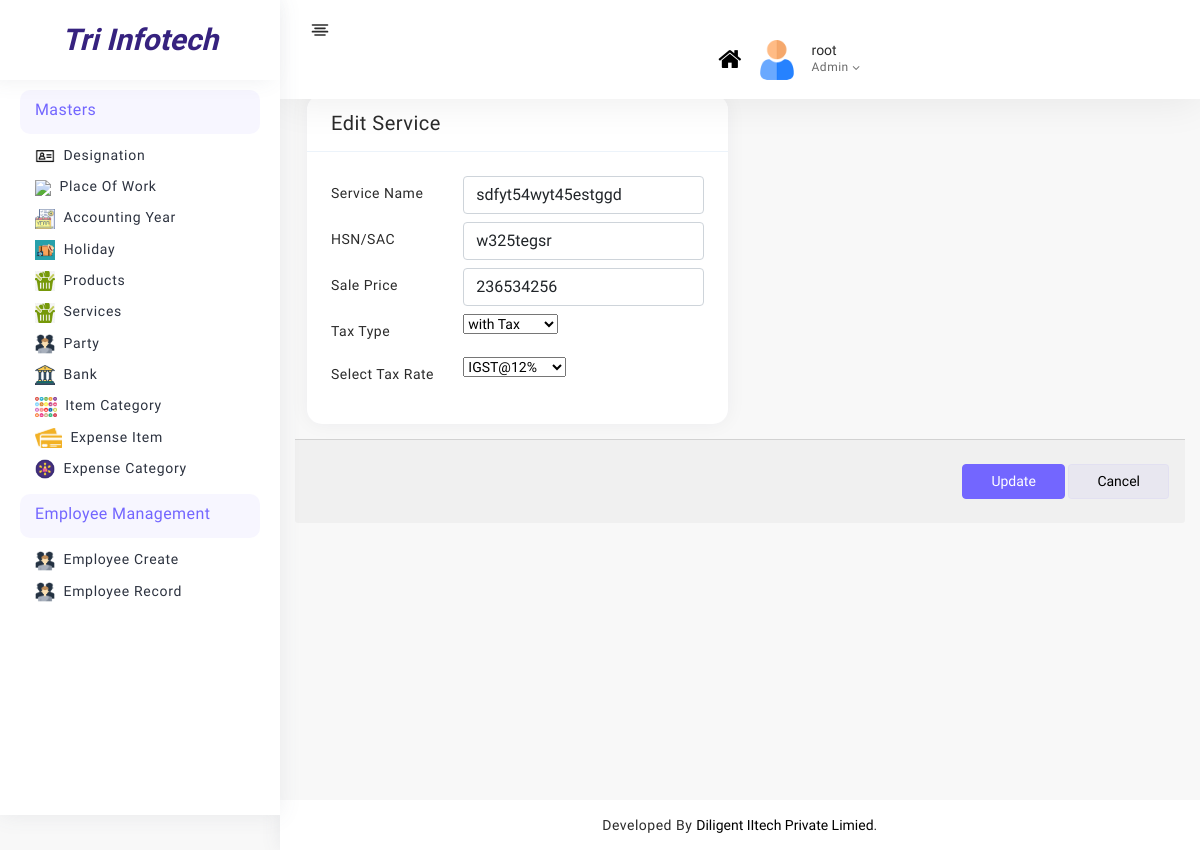
The page /admin_panel/service_edit/4 (signed in) on the database its author committed.
### admin_panel/models.py (models this page shows, shortened)
class Service(models.Model):
    taxTypes = (
            ('withTax','with Tax'),
            ('withoutTax','without Tax'),
        )
    name = models.CharField(max_length=100)
    hsn_code = models.CharField(max_length=100)
    sale_price = models.CharField(max_length=100)
    sale_price_type = models.CharField( choices=taxTypes,max_length=50)
    tax_rate = models.CharField(choices=gstStatic,max_length=20)

### admin_panel/views.py (the view)
# urls.py: path("service_edit/<int:id>",views.service_edit,name="service_edit"),
def service_edit(request,id):
    if request.user.is_staff:
        if request.method == "POST":
            data = request.POST
            sname = data["name"]
            hsn = data["hsn"]
            price = data["price"]
            tax_type = data["tax_type"]
            tax_rate = data["tax_rate"]
            p = Service.objects.get(pk=id)
            p.name = sname
            p.hsn_code = hsn
            p.sale_price = price
            p.sale_price_type = tax_type
            p.tax_rate = tax_rate
            p.save()
            return redirect("services")
        else:
            service = Service.objects.get(pk=id)
            print(service.name)
            gst = gstStatic
        return render(request,"masters/arp_items/service_edit.html",{"service":service,"gst":gst})
    else:
        return redirect("login")

### admin_panel/templates/masters/arp_items/service_edit.html (shortened to what this page needs)
{% extends 'base.html' %}
{% load static %}
{% block content %}
<div class="page-body">
   <form method="post">
   <div class="container-fluid">
      <div class="row">
         <div class="col-sm-12 col-md-6">
            <div class="card">
               <div class="card-header px-4 py-3">
                  <h5>Edit Service</h5>
               </div>
               <div class="card-body p-4 rs-py-10">
                  <div class="mb-2 row">
                     <label class="col-md-4 col-form-label rs-pb-0">Service Name</label>
                     <div class="col-md-8">
                        <div class="input-group">
                           <input class="form-control" type="text" name="name" value="{{ service.name }}" required minlength="2" maxlength="30">
                        </div>
                     </div>
                  </div>
                  <div class="mb-2 row">
                     <label class="col-md-4 col-form-label rs-pb-0">HSN/SAC</label>
                     <div class="col-md-8">
                        <div class="input-group">
                           <input class="form-control" type="text" name="hsn" value="{{ service.hsn_code }}" required>
                        </div>
                     </div>
                  </div>
                  <div class="mb-2 row">
                     <label class="col-md-4 col-form-label rs-pb-0">Sale Price</label>
                     <div class="col-md-8">
                        <div class="input-group">
                           <input class="form-control" type="number" name="price" value="{{ service.sale_price }}" required>
                        </div>
                     </div>
                  </div>
                  <div class="mb-2 row">
                     <label class="col-md-4 col-form-label rs-pb-0">Tax Type</label>
                     <div class="col-md-8">
                        <div class="input-group">
                        <select name="tax_type" id="tax_type">
                            {% for i,j in service.taxTypes %}
                                <option value="{{ i }}" {% if i == service.sale_price_type %}selected{% endif %}>{{ j }}</option>
                            {% endfor %}
                         </select>
                        </div>
                     </div>
                  </div>
                  <div class="mb-2 row">
                     <label class="col-md-4 col-form-label rs-pb-0">Select Tax Rate</label>
                     <div class="col-md-8">
                        <div class="input-group">
                        <select name="tax_rate" id="tax_rate">
                            {% for i,j in gst %}
                                <option value="{{ i }}"{% if service.tax_rate == i %}selected{% endif %}>{{ j }}</option>
                            {% endfor %}
                        </select>
                        </div>
                     </div>
                  </div>
               </div>
            </div>
         </div>
         <div class="card-footer text-end py-4 rs-py-10">
                        <div class="col-sm-9 offset-sm-3">
                           <button class="btn btn-primary" type="submit" data-bs-original-title="" title="">Update</button>
                           <input class="btn btn-light" type="reset" value="Cancel" data-bs-original-title="" title="">
                        </div>
                     </div>
            </div>
        </div>
      </div>
   </div>
</div>
{% endblock content %}

### admin_panel/templates/base.html (shortened to what this page needs)
{% load static %}
<!DOCTYPE html>
<html lang="en">
<head>
   <link rel="stylesheet" type="text/css" href="{% static 'css/font_awesome/css/font-awesome.min.css' %} ">
   <link rel="stylesheet" type="text/css" href="{% static 'css/scrollbar.css' %} ">
   <link rel="stylesheet" type="text/css" href="{% static 'css/bootstrap.css' %} ">
   <link rel="stylesheet" type="text/css" href="{% static 'css/style.css' %} ">
   <link rel="stylesheet" type="text/css" href="{% static 'css/my_css.css' %} ">
   <link rel="stylesheet" type="text/css" href="{% static 'css/responsive.css' %} ">
   <link rel="stylesheet" type="text/css" href="{% static 'css/my_responsive.css' %} ">
</head>
<body>
   <div class="page-wrapper null compact-wrapper" id="pageWrapper">
      <div class="page-header">
         <div class="header-wrapper row m-0">
            <div class="header-logo-wrapper col-auto p-0">
               <div class="toggle-sidebar" checked="checked">
               </div>
            </div>
            <div class="nav-right col-8 pull-right right-header p-0">
               <ul class="nav-menus">
                  <li>
                     <a href="{% url 'index' %}">
                        <div><i class="fa fa-home rs-f-20" style="font-size:25px;"> </i></div>
                     </a>
                  </li>
                  <li class="profile-nav onhover-dropdown p-0 me-0">
                     <div class="media profile-media">
                        <img class="b-r-10 img-40" src="{% static 'images/user.png' %} " alt="">
                        <div class="media-body">
                           <span>{{user.username}}</span>
                           <p class="mb-0 font-roboto">Admin <i class="middle fa fa-angle-down"></i></p>
                        </div>
                     </div>
                  </li>
               </ul>
            </div>
         </div>
      </div>
      <div class="page-body-wrapper">
         <div class="sidebar-wrapper">
            <div>
               <div class="logo-wrapper">
                  <a href="" data-bs-original-title="Tri Infotech" title=""
                     style="font-family: 'Bad Script', cursive;color:#36227f;font-weight: bold;font-size: 30px;font-style: italic;line-height: 60px;">Tri Infotech</a>
               </div>
               <nav class="sidebar-main">
                  <div>
                     <ul class="sidebar-links">
                        <div class="simplebar-wrapper" style="margin: 0px;">
                           <div class="simplebar-mask">
                              <div class="simplebar-offset" style="right: 0px; bottom: 0px;">
                                 <div class="simplebar-content-wrapper" style="height: 100%; overflow: hidden scroll;">
                                    <div class="simplebar-content" style="padding: 0px;">
                                       <li class="sidebar-main-title">
                                          <div>
                                             <h6>Masters</h6>
                                          </div>
                                       </li>
                                       <li>
                                          <a href="{% url 'designation' %} " data-bs-original-title="" class="d-block">
                                             <img src="{% static 'images/designation.png' %} "
                                                style="height:20px;margin-right:5px;">
                                             <span>Designation</span>
                                          </a>
                                       </li>
                                       <li>
                                          <a href="{% url 'place' %} " data-bs-original-title="" class="d-block">
                                             <img src="{% static 'images/place.png' %} "
                                                style="height:20px;margin-right:5px;">
                                             <span>Place of Work</span>
                                          </a>
                                       </li>
                                       <li>
                                          <a href="{% url 'accounting_year' %} " data-bs-original-title="" class="d-block">
                                             <img src="{% static 'images/financial_year.jpg' %} "
                                                style="height:20px;margin-right:5px;">
                                             <span>Accounting Year</span>
                                          </a>
                                       </li>
                                       <li>
                                          <a href="{% url 'holiday' %} " data-bs-original-title="" class="d-block">
                                             <img src="{% static 'images/holiday.jpg' %} "
                                                style="height:20px;margin-right:5px;">
                                             <span>Holiday</span>
                                          </a>
                                       </li>
                                       <li>
                                          <a href="{% url 'products' %} " data-bs-original-title="" class="d-block">
                                             <img src="{% static 'images/items.png' %} "
                                                style="height:20px;margin-right:5px;">
                                             <span>Products</span>
                                          </a>
                                       </li>
                                       <li>
                                          <a href="{% url 'services' %} " data-bs-original-title="" class="d-block">
                                             <img src="{% static 'images/items.png' %} "
                                                style="height:20px;margin-right:5px;">
                                             <span>Services</span>
                                          </a>
                                       </li>
                                       <li>
                                          <a href="{% url 'arp_party' %} " data-bs-original-title="" class="d-block">
                                             <img src="{% static 'images/people.png' %} "
                                                style="height:20px;margin-right:5px;">
                                             <span>Party</span>
                                          </a>
                                       </li>
                                       <li>
                                          <a href="{% url 'bank_list' %} " data-bs-original-title="" class="d-block">
                                             <img src="{% static 'images/bank.png' %} "
                                                style="height:20px;margin-right:5px;">
                                             <span>Bank</span>
                                          </a>
                                       </li>
                                       <li>
                                          <a href="{% url 'item_category' %}" data-bs-original-title="" class="d-block">
                                             <img src="{% static 'images/item_category.png' %} "
                                                style="height:20px;margin-right:5px;">
                                             <span>Item Category</span>
                                          </a>
                                       </li>
                                       <li>
                                          <a href="{% url 'expense_item' %}" data-bs-original-title="" class="d-block">
                                             <img src="{% static 'images/expense_item.png' %} "
                                                style="height:20px;margin-right:5px;">
                                             <span>Expense Item</span>
                                          </a>
                                       </li>
                                       <li>
                                          <a href="{% url 'expense_category' %}" data-bs-original-title=""
                                             class="d-block">
                                             <img src="{% static 'images/expense category.png' %} "
                                                style="height:20px;margin-right:5px;">
                                             <span>Expense Category</span>
                                          </a>
                                       </li>
                                       <li class="sidebar-main-title">
                                          <div>
                                             <h6>Employee Management</h6>
                                          </div>
                                       </li>
                                       <li>
                                          <a href="{% url 'create_emp' %}" data-bs-original-title=""
                                             class="d-block">
                                             <img src="{% static 'images/people.png' %} "
                                                style="height:20px;margin-right:5px;">
                                             <span>Employee Create</span>
                                          </a>
                                       </li>
                                       <li>
                                          <a href="{% url 'show_emp' %}" data-bs-original-title=""
                                             class="d-block">
                                             <img src="{% static 'images/people.png' %} "
                                                style="height:20px;margin-right:5px;">
                                             <span>Employee Record</span>
                                          </a>
                                       </li>
                                    </div>
                                 </div>
                              </div>
                           </div>
                        </div>
                     </ul>
                  </div>
               </nav>
            </div>
         </div>
         {% block content %}
         {% endblock content %}
         <footer class="footer">
            <div class="container-fluid">
               <div class="row">
                  <div class="col-md-12 footer-copyright text-center">
                     <p class="mb-0">Developed By <a href="">Diligent IItech Private
                           Limied</a>.</p>
                  </div>
               </div>
            </div>
         </footer>

### rows shown on the page
Service: name "sdfyt54wyt45estggd", hsn "w325tegsr", price "236534256", tax_type "with Tax", tax_rate "IGST@12%"

### other values the page prints
{{ user.username }} "root"
